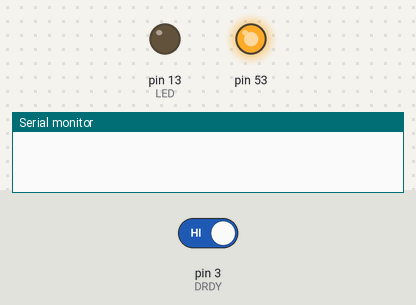
Bench run of a sketch on a simulated Arduino Mega 2560, built with avr-gcc and run on an emulated ATmega2560. Shown: output pins drawn as LEDs (lit = HIGH), the last lines printed to the serial monitor. Inputs (shaded band) come from the test bench; at power-on: pin 3 (DRDY) HIGH. Pins used as bus, display or sensor lines are not drawn.

Above: at 1.2 s.
1.3 s: pin 3 (DRDY) driven LOW
At 2.1 s:
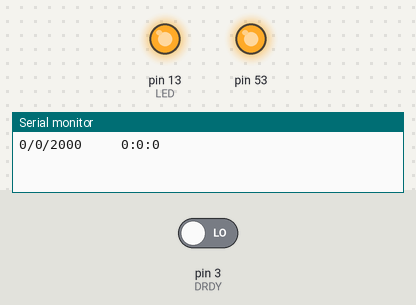
Timing chart, 0 to 4.3 s (numbered marks = the images above; inputs shaded):
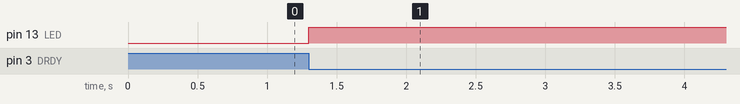

The sketch:

DS3234.ino
```cpp
#include <SPI.h>
const int  CS = 10; //chip select
const int NOKIA_CS = 24;
const int DRDY = 3; // alarm
const int LED = 13;
#define WRITE_MASK 0x80
#define AIM1 0x80
#define AIM2 0x80
#define AIM3 0x80
#define AIM4 0x80
#define A1F 0x01
#define A2F 0x02
#define A1IE 0x01
#define A2IE 0x02
#define INTCN 0x04

int flag = 0;
int nextsecond = 0;
bool ledstate = true;

struct sTime {
  int year;
  int month;
  int day;
  int hour;
  int minute;
  int second;
} newTime;

char *smstime = "16/07/01,18:50:04+12";

void SMStime(char *ps,struct sTime *pst)
{
  // SMS time in format "02/03/18,09:54:28+40"
  pst->year = atoi(ps);   // atoi will stop in next non-digit
  ps = strchr(ps,'/');
  pst->month = atoi(++ps);
  ps = strchr(ps,'/');
  pst->day = atoi(++ps);
  ps = strchr(ps,',');
  pst->hour = atoi(++ps);
  ps = strchr(ps,':');
  pst->minute = atoi(++ps);
  ps = strchr(ps,':');
  pst->second = atoi(++ps);
}
void setup() {
  Serial.begin(115200);
  pinMode(CS,OUTPUT); // chip select
  digitalWrite(CS,HIGH);
  SPI.begin();
  SPI.setBitOrder(MSBFIRST);
  SPI.setDataMode(SPI_MODE3); // both mode 1 & 3 should work but inly1 works properly with interrupt
  RTC_init();
  SMStime(smstime,&newTime);
  //day(1-31), month(1-12), year(0-99), hour(0-23), minute(0-59), second(0-59)
  SetTimeDate(newTime.day,newTime.month,newTime.year,newTime.hour,newTime.minute,newTime.second);
  SetEverySecondAlarm();
  EnableInterrupt();
  pinMode(LED,OUTPUT);
  pinMode(NOKIA_CS,OUTPUT); // CS of Nokia 5100
  digitalWrite(NOKIA_CS,HIGH);  // deselect it
  pinMode(DRDY,INPUT);
  attachInterrupt(digitalPinToInterrupt(DRDY),intfunc, FALLING); // SQK is active LOW
}

char printbuf[20];

byte BCD(byte val)
{
  int b= val/10;
  int a= val-b*10;
  return a+(b<<4);
}

// assume clearing A1F
void ClearInterrupt()
{
    int stat = ReadRegister(15);
    stat &= ~A1F;
    WriteRegister(15,stat);

}
void loop() {
  if (flag == 1)
 // if (1)
  {
    flag = 0;
    if (ledstate)
      digitalWrite(LED,HIGH);
    else
      digitalWrite(LED,LOW);
    ledstate = !ledstate;
    Serial.println(ReadTimeDate());
  // clear interrupt
    ClearInterrupt();
  //  delay(1000);
  }
}

void intfunc()
{
  flag = 1;
}

//=====================================
int RTC_init(){
	  // start the SPI library:
	  //set control register
	  digitalWrite(CS, LOW);
	  SPI.transfer(0x8E);
	  SPI.transfer(0x60);
	  digitalWrite(CS, HIGH);
//	  delay(10);
}
//=====================================
int SetTimeDate(int d, int mo, int y, int h, int mi, int s){
	int TimeDate [7]={s,mi,h,0,d,mo,y};
	for(int i=0; i<=6;i++){
		if(i==3)
			i++;
		int b= TimeDate[i]/10;
		int a= TimeDate[i]-b*10;
		if(i==2){
			if (b==2)
				b=B00000010;
			else if (b==1)
				b=B00000001;
		}
		TimeDate[i]= a+(b<<4);

		digitalWrite(CS, LOW);
		SPI.transfer(i+WRITE_MASK);
		SPI.transfer(TimeDate[i]);
		digitalWrite(CS, HIGH);
  }
}
//=====================================
String ReadTimeDate(){
	String temp;
	int TimeDate [7]; //second,minute,hour,null,day,month,year
	for(int i=0; i<=6;i++){
		if(i==3)
			i++;
		digitalWrite(CS, LOW);
		SPI.transfer(i+0x00);
		unsigned int n = SPI.transfer(0x00);
		digitalWrite(CS, HIGH);
		int a=n & B00001111;
		if(i==2){
			int b=(n & B00110000)>>4; //24 hour mode
			if(b==B00000010)
				b=20;
			else if(b==B00000001)
				b=10;
			TimeDate[i]=a+b;
		}
		else if(i==4){
			int b=(n & B00110000)>>4;
			TimeDate[i]=a+b*10;
		}
		else if(i==5){
			int b=(n & B00010000)>>4;
			TimeDate[i]=a+b*10;
		}
		else if(i==6){
			int b=(n & B11110000)>>4;
			TimeDate[i]=a+b*10;
		}
		else{
			int b=(n & B01110000)>>4;
			TimeDate[i]=a+b*10;
			}
	}
	temp.concat(TimeDate[4]);
	temp.concat("/") ;
	temp.concat(TimeDate[5]);
	temp.concat("/") ;
	temp.concat(TimeDate[6]+2000);
	temp.concat("     ") ;
	temp.concat(TimeDate[2]);
	temp.concat(":") ;
	temp.concat(TimeDate[1]);
	temp.concat(":") ;
	temp.concat(TimeDate[0]);
  return(temp);
}

int ReadRegister(int reg)
{
  digitalWrite(CS, LOW);
  SPI.transfer(reg); // set register
  unsigned int n = SPI.transfer(0x00);
  digitalWrite(CS, HIGH);
  return n;
}

void WriteRegister(byte reg,byte val)
{
  digitalWrite(CS, LOW);
  SPI.transfer(WRITE_MASK | reg);
  SPI.transfer(val);
  digitalWrite(CS, HIGH);
}
void EnableInterrupt()
{
  byte control;
  // enable interrupt, read control reg
  digitalWrite(CS, LOW);
  SPI.transfer(0x0e);
  control = SPI.transfer(0x00);
  control |= (A1IE | INTCN);
  SPI.transfer(0x0E | WRITE_MASK);
  SPI.transfer(control); //60= disable Osciallator and Battery SQ wave @1hz, temp compensation, Alarms disabled
  digitalWrite(CS, HIGH);
}

void SetEverySecondAlarm()
{
  // A1M1,A1M2,A1M3, A1M4 = 1;
  digitalWrite(CS, LOW);
  SPI.transfer(7+WRITE_MASK);
  SPI.transfer(AIM1);
  SPI.transfer(8+WRITE_MASK);
  SPI.transfer(AIM2);
  SPI.transfer(9+WRITE_MASK);
  SPI.transfer(AIM3);
  SPI.transfer(10+WRITE_MASK);
  SPI.transfer(AIM4);
  digitalWrite(CS, HIGH);
}
void SetSecondsAlarm(byte value)
{
  // A1M1 = 0 A1M2,A1M3, A1M4 = 1;
  digitalWrite(CS, LOW);
  SPI.transfer(7|WRITE_MASK);
  SPI.transfer(value);
  digitalWrite(CS, HIGH);
  digitalWrite(CS, LOW);
  SPI.transfer(8|WRITE_MASK);
  SPI.transfer(0x80);
  digitalWrite(CS, HIGH);
  digitalWrite(CS, LOW);
  SPI.transfer(9|WRITE_MASK);
  SPI.transfer(0x80);
  digitalWrite(CS, HIGH);
  digitalWrite(CS, LOW);
  SPI.transfer(10|WRITE_MASK);
  SPI.transfer(0x80);
  digitalWrite(CS, HIGH);
}
```

Measured:
- after the input at 1.3 s, pin 13 (LED): LOW → HIGH at once
